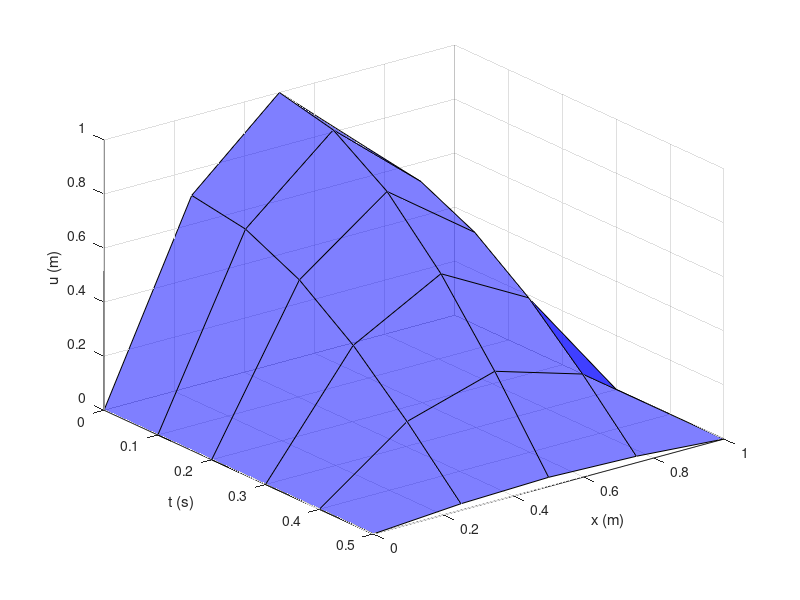

Reproduce this figure in MATLAB. (Note: this script raises an error after producing the figure.)
%% WaveEq1D_Solver.m

%% Copyright 2 Jan 2022 - Iason Chaimalas


%%% Define key problem parameters


k = 0.1; % t-spacing Δt = k
h = 0.25; % x-spacing Δx = h
    % the chosen step sizes lead to a stable solution by the CFL stability condition
a = 1; % wave speed parameter in 1D Wave Equation
r = a*k/h; % Courant Number

xup = 1; tup = 0.5; % max x and t values in the numerical solution mesh space
xlow = 0; tlow = 0; % min x & t values in mesh space
x = xlow:h:xup; t = tlow:k:tup; % specific x and t values for which numerical solution u(x,t) is found


%%% Plot of Mesh Points for the Numerical PDE Solution


[X,T] = meshgrid(x, t); % set up mesh spaced by Δx Δt
bc = plot(X,T, 'bs', 'MarkerFaceColor','b'); % plot the meshgrid to visualise it
    %% bc for "boundary condition" - the blue points are given by bc's
hold on

unk = plot(X(2:end,2:end-1)', T(2:end,2:end-1)', 'rs', 'MarkerFaceColor','r');
    %% "unk" = unknowns - not given by bc's
hold off
%% plot all mesh points blue and then overwrite middle 15 mesh points as red
%% to show the red as the unknown points

yticks(t)
xticks(x) % set x and t ticks to step sizes Δx Δt

xlim([xlow - 0.5*h, xup + 0.5*h])
ylim([tlow - 0.5*k, tup + 1.5*k]) % x & t limits in the plot. Space on top for the legend

xlabel("x (m)")
ylabel("t (s)")
title("Mesh Space for the Numerical Solution of Cable Displacement")

legend([bc(1), unk(1)], "Boundary Condition points", "Unknown Points", ...
    "Location", "north")
    %% passing by 1st element of plot handles for boundary condition (blue)
    %% and unknown (red) points to set the correct colours in the legend entries

for i = 1:length(x)
    for j = 1:length(t)
        label = {"u_{" + num2str(i-1) + "," + num2str(j-1) + "}"};
            % i,j >= 1 due to indexing so (i,j - 1) in num2str to get numbers from 0.
            % alternate is num2str((i-1)*10 + (j-1)) but produces 0 at i=j=1, not 00
        text(X(1,i), T(j,1), label, ...
            'VerticalAlignment','bottom','HorizontalAlignment','left')
    end
end


%%% Numerical Iterative Mesh Method for 1D Wave Equation


u_numerical = zeros(tup/k+1,xup/h+1); % solution matrix is a t by x matrix
    % ascending time goes by descending row: row 1 for t=0, row 2 for
    % t = k, row 3 for t = 2k, etc

% Boundary Conditions
    %bc_l = zeros(tup/k + 1, 1);
    %bc_r = bc_l;
    % --- could define these but simpler to just set u_numerical = 0 in 
    % recursive steps instead of u_numerical(i,j) = bc_l(j) or bc_r(j)

for i = 1:xup/h+1
    u_numerical(1, i) = sin(pi * (i-1) * h); % 1st row for t=0 by boundary condition
end

% 1st row (middle elements plus bc_l and bc_r elements = 0 given by bc):
for i = 1:xup/h+1
    if i == 1 || i == xup/h+1
        u_numerical(2,i) = 0; % 0 by boundary condition
    else
        u_numerical(2,i) = 0.5*(r^2)*u_numerical(1,i-1) + ...
        (1-(r^2))*u_numerical(1,i) + 0.5*(r^2)*u_numerical(1,i+1); % 2st row, t = k
        % recursive formula for t = k using bc "cable initially at rest"
    end
end

for j = 2:tup/k % iterate over t-steps to next row - start from row 3 till last row
    for i = 1:xup/h+1 % iterate over x-steps along the row
        if i == 1 || i == xup/h+1
            u_numerical(j+1,i) = 0;
        else 
            u_numerical(j+1,i) = (r^2)*u_numerical(j,i-1) + ...
            2*(1-(r^2))*u_numerical(j,i) + (r^2)*u_numerical(j,i+1) - ...
            u_numerical(j-1,i);
            % recursive formula to calculate the next row of meshpoints from prev 2 rows
        end
    end
end
disp(u_numerical); % see the u-values of the mesh points - numerical solution

surf(x, t, u_numerical, 'FaceAlpha', 0.5, 'FaceColor', 'b')
set(gca, 'Ydir', 'reverse')
    % revese t direction to see the decreasing oscillation better
xlabel("x (m)")
ylabel("t (s)")
zlabel("u (m)")
title("Displacement U(x,t) of X-Position Along Cable by Time" + ...
    newline + "Numerical Iterative Mesh Solution")


%%% Plot the Analytical Solution  found from analytical Wave Equation solution


u_exact = sin(pi*X) .* cos(pi*T); % using meshgrid set up in Line 9)

disp(u_exact); % see exact u-values of mesh points

surf(X,T,u_exact, 'FaceAlpha', 0.5, 'FaceColor', 'r')
set(gca, 'Ydir', 'reverse') % reverse to see cable displacement better
% x & t sizes are incompatible so cannot use "uexact = sin(pi*x).*cos(pi*t)"
xlabel("x (m)")
ylabel("t (s)")
zlabel("u (m)")
title("Displacement U(x,t) of X-Position Along Cable by Time" + ...
    newline + "Exact Analytical Solution")


%%%Calculate % error of each numerical mesh computation from analytical result


error = (u_numerical - u_exact);

percerror = zeros(size(error)); % percent error array
for j = 1:length(t)
    for i = 2:length(x)-1
        if ~mod((j-1)*k, 0.5) && mod((j-1)*k, 1)
            percerror(j,i) = NaN; % undefined error as exact solution = 0 at t = n/2 for odd int n >= 1
            continue % skip rest of calculation to avoid division by 0
        else
            percerror(j,i) = error(j,i)/u_exact(j,i) * 100;
        end
    end
end

disp(percerror);
percerror = abs(percerror); % to display on bar graph

%percerrormid = error(1:tup/k,2:xup/h)./u_exact(1:tup/k,2:xup/h) * 100;
%percerror = vertcat(percerrormid, [NaN, NaN, NaN])

b = bar(percerror(:,2)); %1st col = 0 from boundary condition. 2nd to (end-1) cols are equal
xlabel("Iteration in Time")
ylabel("Percent Error")
title("Error in Numerical Solution from Analytical")

if length(b.XData) <= 15 % with 16+ bars, bars cannot fit numbers on top - too much number clatter
    for i = 1:length(b)
        text(b(i).XData, b(i).YData, num2str(percerror(:,2), '%.01f'), ...
            'VerticalAlignment','bottom','horizontalalign','center');
    end
end
ylim([0 1.2*max(b.YData)]) % plot goes till 1% above max percent error
